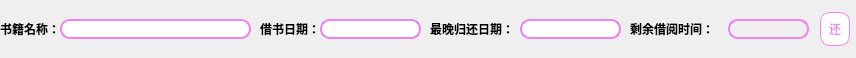
<?xml version="1.0" encoding="UTF-8"?>
<ui version="4.0">
 <class>test</class>
 <widget class="QMainWindow" name="test">
  <property name="geometry">
   <rect>
    <x>0</x>
    <y>0</y>
    <width>856</width>
    <height>58</height>
   </rect>
  </property>
  <property name="windowTitle">
   <string>MainWindow</string>
  </property>
  <widget class="QWidget" name="centralwidget">
   <widget class="QPushButton" name="pushButton">
    <property name="geometry">
     <rect>
      <x>820</x>
      <y>12</y>
      <width>30</width>
      <height>34</height>
     </rect>
    </property>
    <property name="styleSheet">
     <string notr="true">QPushButton{
	font: 12pt &quot;幼圆&quot;;
    color: 	#EE82EE;
    background-color: #FFFFFF;
    border-color: 	#EE82EE;
    border-radius: 10px;
    border-style: solid;
    border-width: 1px;
    padding: 5px;
}

/**鼠标停留在按钮上的样式**/
QPushButton::hover{	
    color: #FFFFFF;
    background-color: #EE82EE;
    border-color: #EE82EE;
}

/**鼠标按压下去的样式**/
QPushButton::pressed,QPushButton::checked{
    color: #FFFFFF;
    background-color: 	#DA70D6;
	border-color: 	#DA70D6;
}</string>
    </property>
    <property name="text">
     <string>还</string>
    </property>
   </widget>
   <widget class="QLabel" name="label">
    <property name="geometry">
     <rect>
      <x>0</x>
      <y>19</y>
      <width>69</width>
      <height>20</height>
     </rect>
    </property>
    <property name="font">
     <font>
      <bold>true</bold>
     </font>
    </property>
    <property name="text">
     <string>书籍名称：</string>
    </property>
   </widget>
   <widget class="QLabel" name="bookNameLabel">
    <property name="geometry">
     <rect>
      <x>60</x>
      <y>19</y>
      <width>191</width>
      <height>20</height>
     </rect>
    </property>
    <property name="styleSheet">
     <string notr="true">QLabel {
	border: 2px solid #EE82EE; /* 边框宽度为1px，颜色为#A0A0A0 */
	border-radius: 10px; /* 边框圆角 */
	padding-left: 5px; /* 文本距离左边界有5px */
	background-color: 	#FFFFFF	; /* 背景颜色 */
	color: 	#000000; /* 文本颜色 */
	selection-background-color: #000000; /* 选中文本的背景颜色 */
	selection-color: #FFFFFF; /* 选中文本的颜色 */
	font-family: &quot;Microsoft YaHei&quot;; /* 文本字体族 */
	font-size: 10pt; /* 文本字体大小 */
}</string>
    </property>
    <property name="text">
     <string/>
    </property>
   </widget>
   <widget class="QLabel" name="borrowDateLabel">
    <property name="geometry">
     <rect>
      <x>320</x>
      <y>19</y>
      <width>101</width>
      <height>20</height>
     </rect>
    </property>
    <property name="styleSheet">
     <string notr="true">QLabel {
	border: 2px solid #EE82EE; /* 边框宽度为1px，颜色为#A0A0A0 */
	border-radius: 10px; /* 边框圆角 */
	padding-left: 5px; /* 文本距离左边界有5px */
	background-color: 	#FFFFFF	; /* 背景颜色 */
	color: 	#000000; /* 文本颜色 */
	selection-background-color: #000000; /* 选中文本的背景颜色 */
	selection-color: #FFFFFF; /* 选中文本的颜色 */
	font-family: &quot;Microsoft YaHei&quot;; /* 文本字体族 */
	font-size: 10pt; /* 文本字体大小 */
}</string>
    </property>
    <property name="text">
     <string/>
    </property>
   </widget>
   <widget class="QLabel" name="label_4">
    <property name="geometry">
     <rect>
      <x>260</x>
      <y>19</y>
      <width>69</width>
      <height>20</height>
     </rect>
    </property>
    <property name="font">
     <font>
      <bold>true</bold>
     </font>
    </property>
    <property name="text">
     <string>借书日期：</string>
    </property>
   </widget>
   <widget class="QLabel" name="ReturnDateLabel">
    <property name="geometry">
     <rect>
      <x>520</x>
      <y>19</y>
      <width>101</width>
      <height>20</height>
     </rect>
    </property>
    <property name="styleSheet">
     <string notr="true">QLabel {
	border: 2px solid #EE82EE; /* 边框宽度为1px，颜色为#A0A0A0 */
	border-radius: 10px; /* 边框圆角 */
	padding-left: 5px; /* 文本距离左边界有5px */
	background-color: 	#FFFFFF	; /* 背景颜色 */
	color: 	#000000; /* 文本颜色 */
	selection-background-color: #000000; /* 选中文本的背景颜色 */
	selection-color: #FFFFFF; /* 选中文本的颜色 */
	font-family: &quot;Microsoft YaHei&quot;; /* 文本字体族 */
	font-size: 10pt; /* 文本字体大小 */
}</string>
    </property>
    <property name="text">
     <string/>
    </property>
   </widget>
   <widget class="QLabel" name="label_6">
    <property name="geometry">
     <rect>
      <x>430</x>
      <y>19</y>
      <width>101</width>
      <height>20</height>
     </rect>
    </property>
    <property name="font">
     <font>
      <bold>true</bold>
     </font>
    </property>
    <property name="text">
     <string>最晚归还日期：</string>
    </property>
   </widget>
   <widget class="QLabel" name="label_2">
    <property name="geometry">
     <rect>
      <x>630</x>
      <y>19</y>
      <width>101</width>
      <height>20</height>
     </rect>
    </property>
    <property name="font">
     <font>
      <bold>true</bold>
     </font>
    </property>
    <property name="text">
     <string>剩余借阅时间：</string>
    </property>
   </widget>
   <widget class="QLabel" name="RemainTimelabel">
    <property name="geometry">
     <rect>
      <x>728</x>
      <y>19</y>
      <width>81</width>
      <height>20</height>
     </rect>
    </property>
    <property name="styleSheet">
     <string notr="true">QLabel {
	border: 2px solid #EE82EE; /* 边框宽度为1px，颜色为#A0A0A0 */
	border-radius: 10px; /* 边框圆角 */
	padding-left: 5px; /* 文本距离左边界有5px */
	selection-background-color: #000000; /* 选中文本的背景颜色 */
	selection-color: #FFFFFF; /* 选中文本的颜色 */
	font-family: &quot;Microsoft YaHei&quot;; /* 文本字体族 */
	font-size: 10pt; /* 文本字体大小 */
}</string>
    </property>
    <property name="frameShape">
     <enum>QFrame::NoFrame</enum>
    </property>
    <property name="text">
     <string/>
    </property>
   </widget>
  </widget>
 </widget>
 <resources/>
 <connections/>
</ui>
